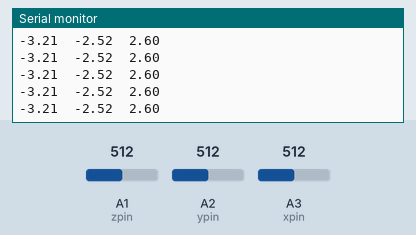
Bench run of a sketch on a simulated Arduino Uno, built with avr-gcc and run on an emulated ATmega328P. On the bench: the last lines printed to the serial monitor. The test bench sets the inputs (shaded band); at power-on: A1 (zpin) = 512, A2 (ypin) = 512, A3 (xpin) = 512.

Above: at 1.2 s.
1.3 s: A1 (zpin) set to 716
At 1.36 s:
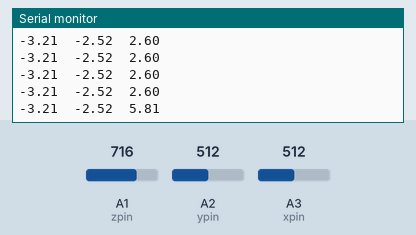
4.3 s: A2 (ypin) set to 716
At 4.3 s:
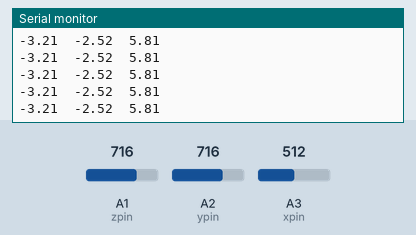
5.8 s: A3 (xpin) set to 716
At 5.8 s:
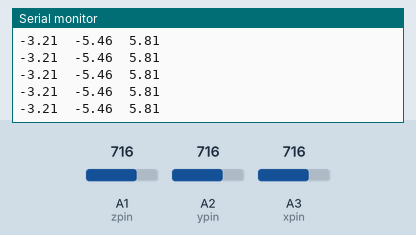
7.3 s: A1 (zpin) set to 900
At 7.3 s:
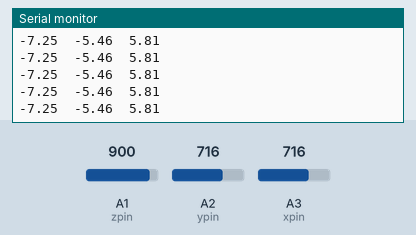
8.8 s: A2 (ypin) set to 900
At 8.8 s:
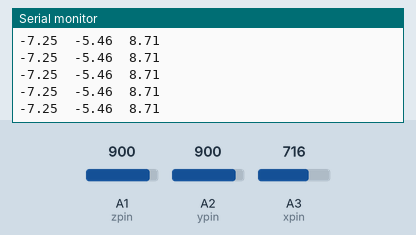
10.3 s: A3 (xpin) set to 900
At 10.3 s:
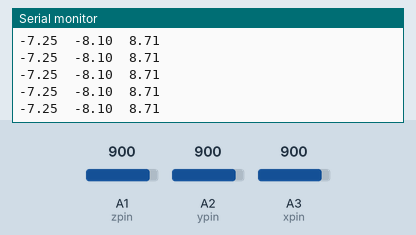
Timing chart, 0 to 12.8 s (numbered marks = the images above; inputs shaded):
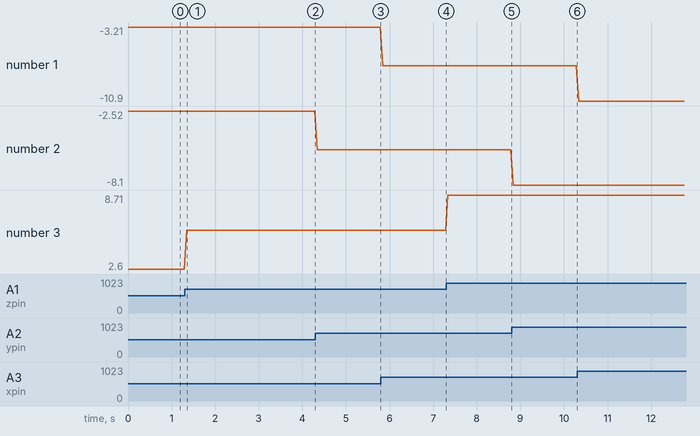

The sketch:

accelerometer.ino
```cpp
int xpin = A3;         //Recolte les données analogique de la carte
int ypin = A2;
int zpin = A1;
int xvalue;
int yvalue;
int zvalue;

void setup()
{
  Serial.begin(9600);  //Initialise les communication de série

}

void loop()
{
  xvalue = analogRead(xpin);                 //Attribue a la variable 'xvalue' la valeur analogique de l'axe x
  int x = map(xvalue, 299, 400, -100, 100);  //Etape de calibrage; renvoie les valeurs analogique entre -100 et 100
  float xg = (float)x/(-100.00);             //Résultat en g
  Serial.print(xg);                          //Renvoie le resultat
  //Serial.print("g   ");

  yvalue = analogRead(ypin);
  int y = map(yvalue, 267, 406, -100, 100);
  float yg = (float)y/(-100.00);
  Serial.print("\t");
  Serial.print(yg);
  //Serial.print("g   ");

  zvalue = analogRead(zpin);
  int z = map(zvalue, 283, 410, -100, 100);
  float zg = (float)z/(100.00);
  Serial.print("\t");
  Serial.println(zg);
  //Serial.println("g   ");
  delay(50);                                  //Échantillonage d'une période de 50ms

}
```

Measured:
- after the input at 1.3 s, the serial monitor: prints a new line at once (image 1)
- plotted number 1: -3.21 → -7.25 after the input at 5.8 s, -7.25 → -10.9 after the input at 10.3 s
- plotted number 2: -2.52 → -5.46 after the input at 4.3 s, -5.46 → -8.1 after the input at 8.8 s
- plotted number 3: 2.6 → 5.81 after the input at 1.3 s, 5.81 → 8.71 after the input at 7.3 s
